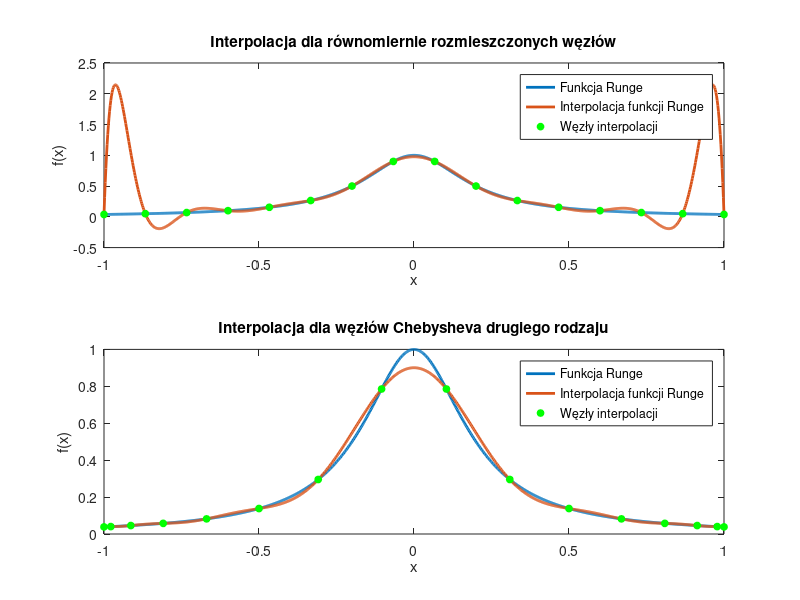

Reproduce this figure in MATLAB.
function [nodes_Chebyshev, V, V2, original_Runge, interpolated_Runge, interpolated_Runge_Chebyshev] = zadanie2()
% nodes_Chebyshev - wektor wierszowy zawierający N=16 węzłów Czebyszewa drugiego rodzaju
% V - macierz Vandermonde obliczona dla 16 węzłów interpolacji rozmieszczonych równomiernie w przedziale [-1,1]
% V2 - macierz Vandermonde obliczona dla węzłów interpolacji zdefiniowanych w wektorze nodes_Chebyshev
% original_Runge - wektor wierszowy zawierający wartości funkcji Runge dla wektora x_fine=linspace(-1, 1, 1000)
% interpolated_Runge - wektor wierszowy wartości funkcji interpolującej określonej dla równomiernie rozmieszczonych węzłów interpolacji
% interpolated_Runge_Chebyshev - wektor wierszowy wartości funkcji interpolującej wyznaczonej
%       przy zastosowaniu 16 węzłów Czebyszewa zawartych w nodes_Chebyshev 
    N = 16;
    x_fine = linspace(-1, 1, 1000);

    nodes_Chebyshev = get_Chebyshev_nodes(N);
    x = linspace(-1,1,N);
    x_coarse = x;

    V = vandermonde_matrix(x_coarse);
    V2 = vandermonde_matrix(nodes_Chebyshev);
    
    original_Runge = 1 ./ (1 + 25*x_fine.^2);
    
    y_coarse = 1 ./ (1 + 25*x_coarse.^2);
    c_runge = V \ y_coarse';
    interpolated_Runge = polyval(flipud(c_runge), x_fine);

    y_coarse = 1 ./ (1 + 25*nodes_Chebyshev.^2);
    c_runge = V2 \ y_coarse';
    interpolated_Runge_Chebyshev = polyval(flipud(c_runge), x_fine);

    figure;
    subplot(2,1,1);
    plot(x_fine, original_Runge,'LineWidth', 2);
    hold on;
    plot(x_fine, interpolated_Runge, 'LineWidth', 2);
    plot(x, 1 ./ (1 + 25 * x.^2), 'go', "MarkerSize", 5, 'MarkerFaceColor', 'g');
    hold off;
    xlabel('x');
    ylabel('f(x)');
    title('Interpolacja dla równomiernie rozmieszczonych węzłów');
    legend('Funkcja Runge', 'Interpolacja funkcji Runge', 'Węzły interpolacji');

    subplot(2,1,2);
    plot(x_fine, original_Runge, 'LineWidth', 2);
    hold on;
    plot(x_fine, interpolated_Runge_Chebyshev, 'LineWidth', 2);
    plot(nodes_Chebyshev, 1 ./ (1 + 25 * nodes_Chebyshev.^2), 'go', "MarkerSize", 5, 'MarkerFaceColor', 'g');
    hold off;
    xlabel('x');
    ylabel('f(x)');
    title('Interpolacja dla węzłów Chebysheva drugiego rodzaju');
    legend('Funkcja Runge', 'Interpolacja funkcji Runge', 'Węzły interpolacji');

    saveas(gcf, 'zadanie2.png');
end

function nodes = get_Chebyshev_nodes(N)
    % oblicza N węzłów Czebyszewa drugiego rodzaju
    for k=0:N-1
        nodes(k+1) = cos(k*pi/(N-1));
    end
end

function V = vandermonde_matrix(x_coarse)
    % Generuje macierz Vandermonde dla wektorów równomiernie rozmieszczonych węzłów interpolacji x_coarse
    n = length(x_coarse);
    V = zeros(n, n);
    for j = 1:n
        V(:, j) = x_coarse'.^(j-1);
    end
end
